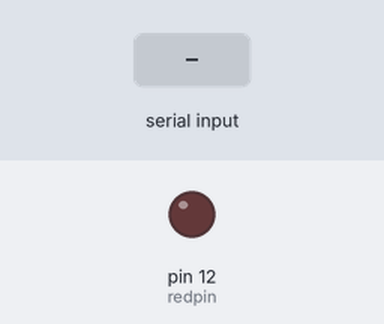
Bench run of a sketch on a simulated Arduino Uno, built with avr-gcc and run on an emulated ATmega328P. Parts: output pins drawn as LEDs (lit = HIGH). Dashed ring = blinking. The test bench sets the inputs (shaded band). What the sketch prints to the serial monitor is not drawn.

Above: at 1.2 s.
1.3 s: "90,45\n" received over Serial
At 1.7 s:
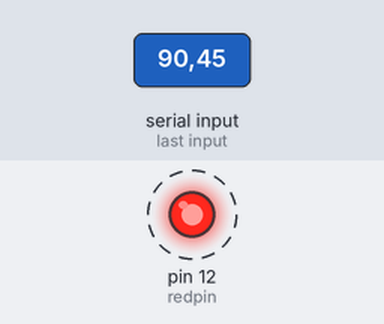
Timing chart, 0 to 10.3 s (numbered marks = the images above; inputs shaded):
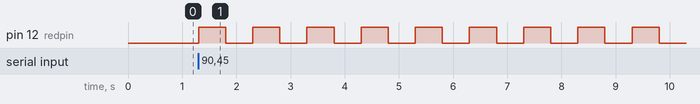

Measured:
- after the input at 1.3 s, pin 12 (redpin): alternates HIGH for 0.50 s and LOW for 0.50 s, starting at once

The sketch:

LED_BLINKING_BY_GIVEN_NUMBER.ino
```cpp
int blinks ;
int redpin =12;
int j;
int bt = 500;
String msg ="HOW many times do you what to blink the LED:";
void setup() {
  // put your setup code here, to run once:
Serial.begin(9600);
pinMode(redpin,OUTPUT);
}

void loop() {
  // put your main code here, to run repeatedly:
Serial.println(msg);
while (Serial.available()==0){
}
blinks = Serial.parseInt();
for (j = 1;j<=blinks;j=j+1){
  digitalWrite(redpin,HIGH);
  delay(bt);
  digitalWrite(redpin,LOW);
  delay(bt);
}
}
```
